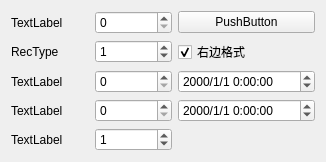
<?xml version="1.0" encoding="UTF-8"?>
<ui version="4.0">
 <class>testForm</class>
 <widget class="QWidget" name="testForm">
  <property name="geometry">
   <rect>
    <x>0</x>
    <y>0</y>
    <width>326</width>
    <height>157</height>
   </rect>
  </property>
  <property name="windowTitle">
   <string>Form</string>
  </property>
  <layout class="QGridLayout" name="gridLayout">
   <item row="0" column="0">
    <widget class="QLabel" name="label">
     <property name="text">
      <string>TextLabel</string>
     </property>
    </widget>
   </item>
   <item row="0" column="1">
    <widget class="QSpinBox" name="spinBox"/>
   </item>
   <item row="0" column="2">
    <widget class="QPushButton" name="pushButton">
     <property name="text">
      <string>PushButton</string>
     </property>
    </widget>
   </item>
   <item row="1" column="0">
    <widget class="QLabel" name="label_2">
     <property name="text">
      <string>RecType</string>
     </property>
    </widget>
   </item>
   <item row="1" column="1">
    <widget class="QSpinBox" name="spinBox_2">
     <property name="value">
      <number>1</number>
     </property>
    </widget>
   </item>
   <item row="1" column="2">
    <widget class="QCheckBox" name="checkBox">
     <property name="text">
      <string>右边格式</string>
     </property>
     <property name="checked">
      <bool>true</bool>
     </property>
    </widget>
   </item>
   <item row="2" column="0">
    <widget class="QLabel" name="label_3">
     <property name="text">
      <string>TextLabel</string>
     </property>
    </widget>
   </item>
   <item row="2" column="1">
    <widget class="QSpinBox" name="spinBox_3">
     <property name="maximum">
      <number>2100000000</number>
     </property>
    </widget>
   </item>
   <item row="2" column="2">
    <widget class="QDateTimeEdit" name="dateTimeEditS">
     <property name="displayFormat">
      <string>yyyy/M/d H:mm:ss</string>
     </property>
    </widget>
   </item>
   <item row="3" column="0">
    <widget class="QLabel" name="label_4">
     <property name="text">
      <string>TextLabel</string>
     </property>
    </widget>
   </item>
   <item row="3" column="1">
    <widget class="QSpinBox" name="spinBox_4">
     <property name="maximum">
      <number>2100000000</number>
     </property>
    </widget>
   </item>
   <item row="3" column="2">
    <widget class="QDateTimeEdit" name="dateTimeEditE">
     <property name="displayFormat">
      <string>yyyy/M/d H:mm:ss</string>
     </property>
    </widget>
   </item>
   <item row="4" column="0">
    <widget class="QLabel" name="label_5">
     <property name="text">
      <string>TextLabel</string>
     </property>
    </widget>
   </item>
   <item row="4" column="1">
    <widget class="QSpinBox" name="spinBox_5">
     <property name="value">
      <number>1</number>
     </property>
    </widget>
   </item>
  </layout>
 </widget>
 <resources/>
 <connections/>
</ui>
